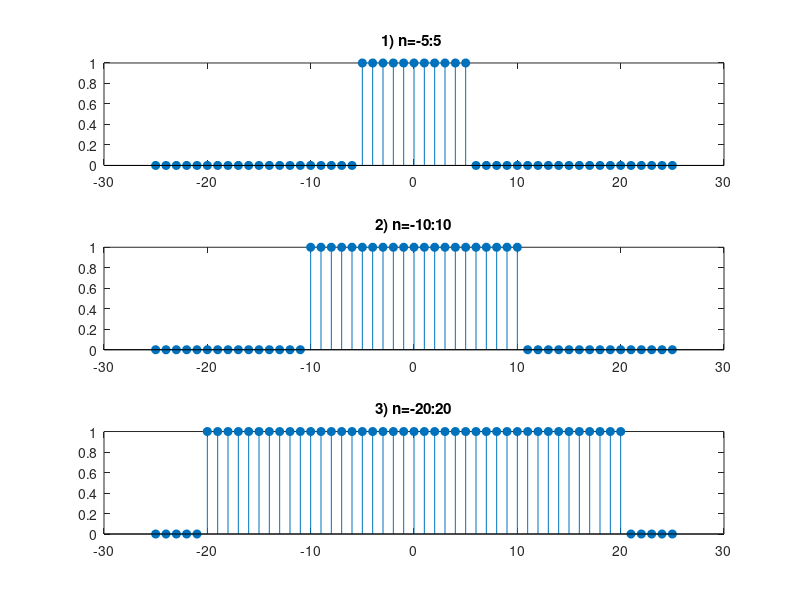
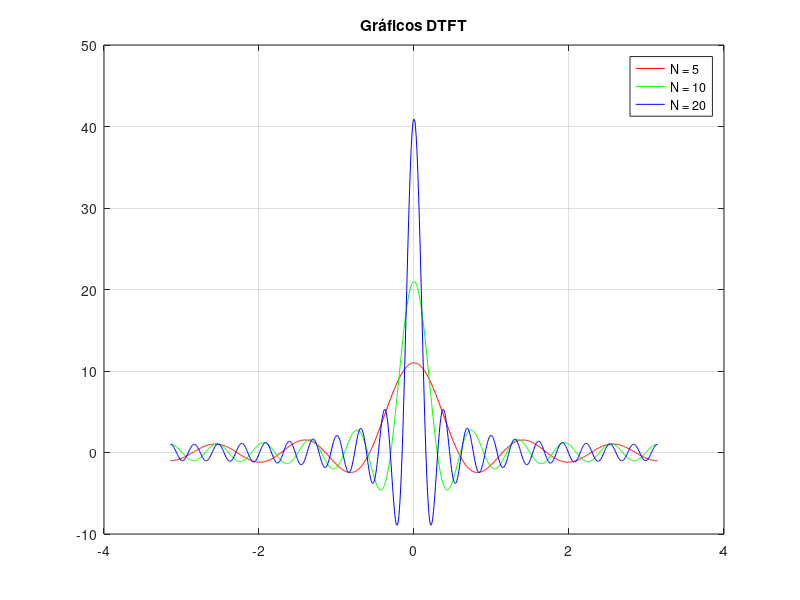

MATLAB code for these plots, in order:
clc, clear, close all
%% a)
pulso=@(n,N)(abs(n)<=N)*1;
n=-25:25;
figure;
subplot(3,1,1)
stem(n, pulso(n,5), 'filled'), title("1) n=-5:5 ");
subplot(3,1,2)
stem(n, pulso(n,10), 'filled'), title("2) n=-10:10");
subplot(3,1,3)
stem(n, pulso(n,20), 'filled'), title("3) n=-20:20");
%%
pulso_F=@(w,N)sin((2*N+1)*w/2)./sin(w/2);
w=linspace(-pi,pi,1001);
H1=pulso_F(w,5);
H1(isnan(H1))=11;
H2=pulso_F(w,10);
H2(isnan(H1))=21;
H3=pulso_F(w,20);
H3(isnan(H1))=41;
%subplot(4,1,4)
figure;
plot(w,H1,'r',w,H2,'g',w,H3,'b'), title("Gráficos DTFT"); grid;
legend('N = 5','N = 10','N = 20')

